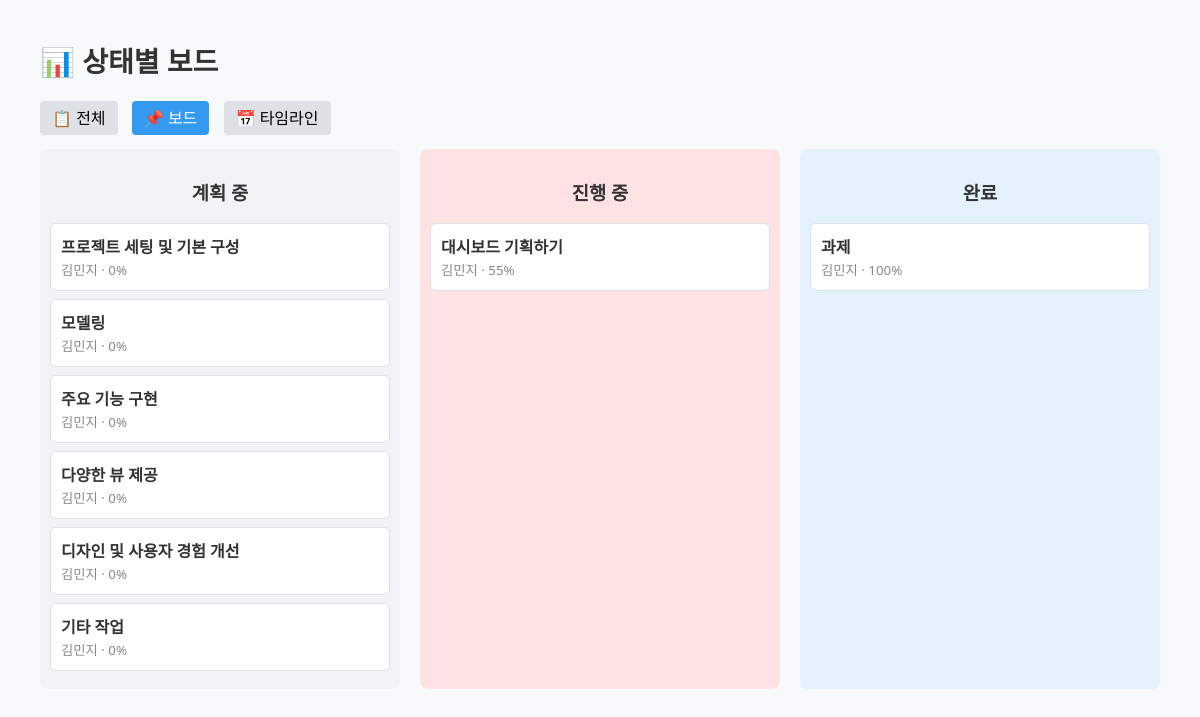
The app's page /tasks/board/ with its own data.
### dashboard_app/models.py (models this page shows, shortened)
class Task(models.Model):
    PRIORITY_CHOICES = [
        ('낮음', '낮음'),
        ('중간', '중간'),
        ('높음', '높음'),
    ]
    STATUS_CHOICES = [
        ('계획 중', '계획 중'),
        ('진행 중', '진행 중'),
        ('완료', '완료'),
    ]
    title = models.CharField(max_length=100)
    assignee = models.CharField(max_length=100, blank=True)
    start_date = models.DateField(null=True, blank=True, default='2024-01-01')
    end_date = models.DateField(null=True, blank=True, default='2024-12-31')
    status = models.CharField(max_length=20, choices=STATUS_CHOICES, default='계획 중')
    priority = models.CharField(max_length=10, choices=PRIORITY_CHOICES, default='중간')
    progress = models.PositiveIntegerField(default=0)
    is_done = models.BooleanField(default=False)
    created_at = models.DateTimeField(auto_now_add=True)
    description = models.TextField(blank=True)

### dashboard_app/views.py (the view)
# urls.py: path('tasks/board/', views.board_view, name='board_view'),
def board_view(request):
    tasks = Task.objects.all()
    return render(request, 'dashboard_app/board_view.html', {
        'tasks': tasks,
        'status_choices': Task.STATUS_CHOICES,
        'view_name': 'board_view',
    })

### templates/dashboard_app/board_view.html (shortened to what this page needs)
{% load static %}
<!DOCTYPE html>
<html lang="ko">
<head>
  <link rel="stylesheet" href="{% static 'css/style.css' %}">
</head>
<body>
  <h1 class="page-title">📊 상태별 보드</h1>
    <div class="view-tabs">
    <a href="{% url 'task_dashboard' %}" class="{% if view_name == 'task_dashboard' %}active{% endif %}">📋 전체</a>
    <a href="{% url 'board_view' %}" class="{% if view_name == 'board_view' %}active{% endif %}">📌 보드</a>
    <a href="{% url 'timeline_view' %}" class="{% if view_name == 'timeline_view' %}active{% endif %}">📅 타임라인</a>
  </div>
  <div class="kanban-board">
  {% for status, _ in status_choices %}
    <div class="kanban-column board-column {{ status|cut:" " }}">
      <h3>{{ status }}</h3>
      {% for task in tasks %}
        {% if task.status == status %}
        <div class="kanban-card">
          <strong>{{ task.title }}</strong><br>
          <small>{{ task.assignee }} · {{ task.progress }}%</small>
        </div>
        {% endif %}
      {% endfor %}
    </div>
  {% endfor %}
</div>
</body>
</html>

### static/css/style.css (style rules this page uses)
body { font-family: 'Segoe UI', 'Apple SD Gothic Neo', 'Noto Sans KR', sans-serif; background-color: #f8f9fa; color: #333; margin: 40px; }
.page-title { font-size: 28px; font-weight: 700; margin-bottom: 25px; }

### templates/dashboard_app/board_view.html (style rules this page uses)
.kanban-board { display: flex; gap: 20px; }
.kanban-column { flex: 1; background-color: #f1f3f5; border-radius: 8px; padding: 10px; }
.kanban-column h3 { text-align: center; }
.kanban-card { background: #fff; padding: 10px; margin: 8px 0; border: 1px solid #dee2e6; border-radius: 6px; }
.kanban-card small { color: #888; }
.view-tabs { margin-bottom: 20px; }
.view-tabs a { margin-right: 10px; text-decoration: none; padding: 6px 12px; border-radius: 4px; background-color: #dee2e6; color: #000; }
.view-tabs a.active { background-color: #339af0; color: white; }
.board-column.계획중 { background-color: #f1f3f5; }
.board-column.진행중 { background-color: #ffe3e3; }
.board-column.완료 { background-color: #e3f2fd; }

### records on screen
Task: title "프로젝트 세팅 및 기본 구성", assignee "김민지", progress "0"
Task: title "모델링", assignee "김민지", progress "0"
Task: title "주요 기능 구현", assignee "김민지", progress "0"
Task: title "다양한 뷰 제공", assignee "김민지", progress "0"
Task: title "디자인 및 사용자 경험 개선", assignee "김민지", progress "0"
Task: title "기타 작업", assignee "김민지", progress "0"
Task: title "대시보드 기획하기", assignee "김민지", progress "55"
Task: title "과제", assignee "김민지", progress "100"

### other values on screen
{{ status }} "계획 중" "진행 중" "완료"
